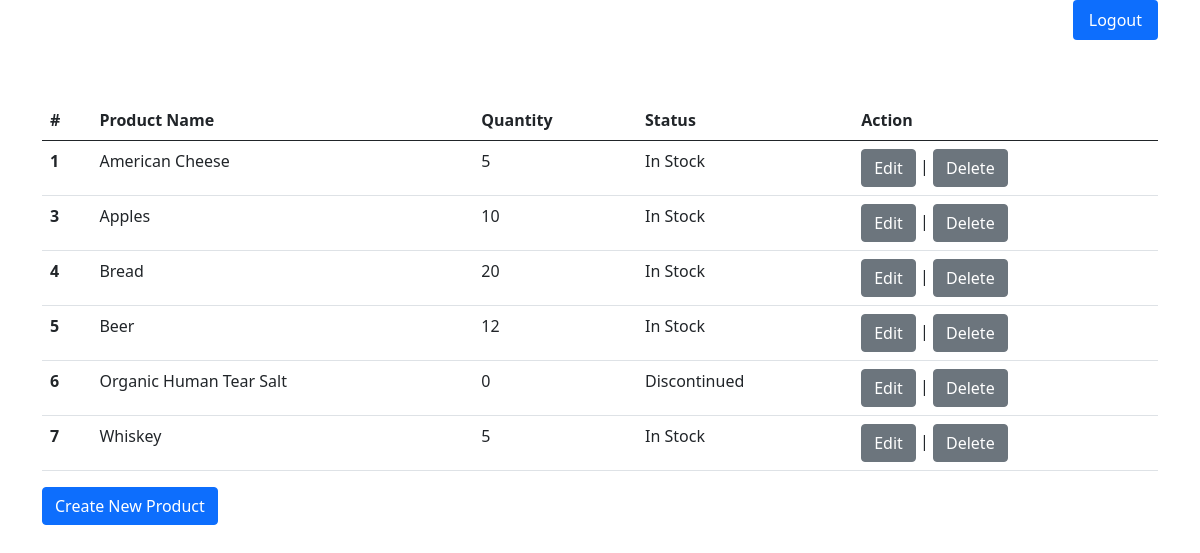
The app's page / (signed in) with its own data.
### main/models.py (models this page shows, shortened)
class Product(models.Model):
  INVENTORY_STATUS = (  # By default, products should be Out of Stock
    ('In Stock', 'In Stock'),
    ('Out of Stock', 'Out of Stock'),
    ('Discontinued', 'Discontinued'),
  )
  employee = models.ForeignKey(Employee, on_delete=models.CASCADE, default="") # default set to "" to bypass makemigrations error
  item_name = models.CharField(max_length=100)
  item_quantity = models.IntegerField(default=0)
  status = models.CharField(max_length=12, choices=INVENTORY_STATUS, default='Out of Stock')

### main/views.py (the view)
# urls.py: path('', views.home, name='home'),
@login_required
def home(_req):
  print(_req.user.id)
  context = {}  # placeholder
  context["dataset"] = Product.objects.all() # provide product values to the key, dataset.
  return render(_req, "main/home.html", context)

### main/templates/main/home.html (shortened to what this page needs)
{% extends 'main/base.html' %}
{% block nav %}
<nav class="nav nav-pills nav-fill container" style="display: grid; margin-bottom: 5%;">
    <a class="nav-item nav-link active col" href="{% url 'logout' %}" style="justify-self: flex-end;">Logout</a>
</nav>
{% endblock %}
{% block content %}
<div class="container">
  <table class="table">
    <thead>
      <tr>
        <th scope="col">#</th>
        <th scope="col">Product Name</th>
        <th scope="col">Quantity</th>
        <th scope="col">Status</th>
        <th scope="col">Action</th>
      </tr>
    </thead>
    <tbody>
      {% for data in dataset %}
      <tr>
        <th scope="row">{{ data.id }}</th>
        <td>{{ data.item_name }}</td>
        <td>{{ data.item_quantity }}</td>
        <td>{{ data.status }}</td>
        <td>
          <a class="btn btn-secondary" method="GET" href="/update/{{data.id}}">Edit</a>
          |
          <a class="btn btn-secondary" method="DELETE" href="/delete/{{data.id}}">Delete</a>
        </td>
      </tr>
      {% endfor %}
    </tbody>
  </table>
  <a class="btn btn-primary" method="GET" href="/create">Create New Product</a>
</div>
  {% endblock %}

### main/templates/main/base.html (shortened to what this page needs)
<!DOCTYPE html>
<html lang="en">
<head>
  <link href="https://cdn.jsdelivr.net/npm/bootstrap@5.0.0-beta1/dist/css/bootstrap.min.css" rel="stylesheet">
</head>
<body>
  {% block nav %}
  {% endblock %}
  <div id="content" name=content>
    {% block content %}
    {% endblock %}
  </div>
</body>
</html>

### records on screen
Product: id "1", item_name "American Cheese", item_quantity "5", status "In Stock"
Product: id "3", item_name "Apples", item_quantity "10", status "In Stock"
Product: id "4", item_name "Bread", item_quantity "20", status "In Stock"
Product: id "5", item_name "Beer", item_quantity "12", status "In Stock"
Product: id "6", item_name "Organic Human Tear Salt", item_quantity "0", status "Discontinued"
Product: id "7", item_name "Whiskey", item_quantity "5", status "In Stock"
